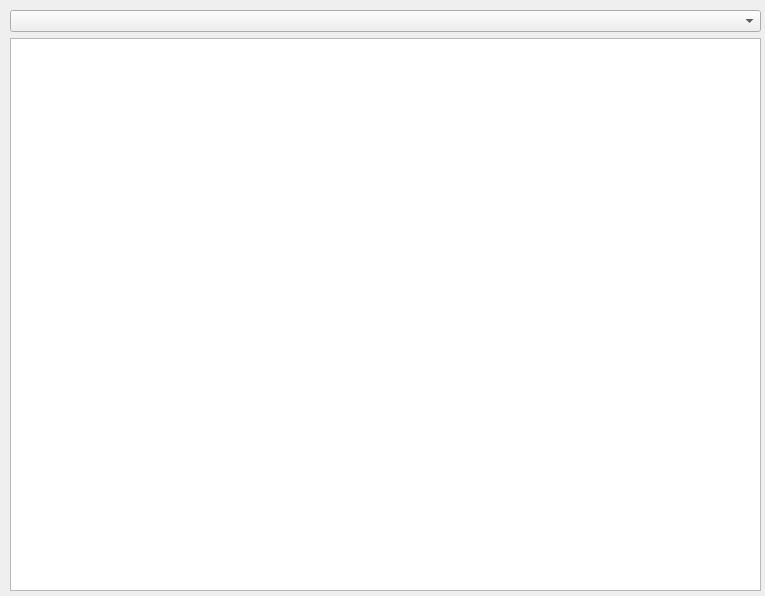
<?xml version="1.0" encoding="UTF-8"?>
<ui version="4.0">
 <class>EmployeeTable</class>
 <widget class="QWidget" name="EmployeeTable">
  <property name="geometry">
   <rect>
    <x>0</x>
    <y>0</y>
    <width>765</width>
    <height>596</height>
   </rect>
  </property>
  <property name="windowTitle">
   <string>Form</string>
  </property>
  <widget class="QWidget" name="verticalLayoutWidget">
   <property name="geometry">
    <rect>
     <x>10</x>
     <y>10</y>
     <width>751</width>
     <height>581</height>
    </rect>
   </property>
   <layout class="QVBoxLayout" name="verticalLayout">
    <item>
     <widget class="QComboBox" name="comboBox"/>
    </item>
    <item>
     <widget class="QTableView" name="tableView">
      <property name="sortingEnabled">
       <bool>true</bool>
      </property>
      <attribute name="horizontalHeaderVisible">
       <bool>true</bool>
      </attribute>
      <attribute name="horizontalHeaderStretchLastSection">
       <bool>true</bool>
      </attribute>
      <attribute name="verticalHeaderShowSortIndicator" stdset="0">
       <bool>true</bool>
      </attribute>
     </widget>
    </item>
   </layout>
  </widget>
 </widget>
 <resources/>
 <connections/>
</ui>
